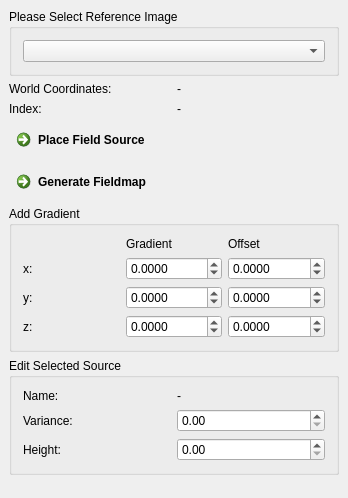
<?xml version="1.0" encoding="UTF-8"?>
<ui version="4.0">
 <class>QmitkFieldmapGeneratorViewControls</class>
 <widget class="QWidget" name="QmitkFieldmapGeneratorViewControls">
  <property name="geometry">
   <rect>
    <x>0</x>
    <y>0</y>
    <width>348</width>
    <height>498</height>
   </rect>
  </property>
  <property name="minimumSize">
   <size>
    <width>0</width>
    <height>0</height>
   </size>
  </property>
  <property name="windowTitle">
   <string>QmitkTemplate</string>
  </property>
  <layout class="QVBoxLayout" name="verticalLayout_2">
   <property name="spacing">
    <number>6</number>
   </property>
   <property name="margin">
    <number>9</number>
   </property>
   <item>
    <widget class="QGroupBox" name="m_InputData">
     <property name="title">
      <string>Please Select Reference Image</string>
     </property>
     <layout class="QGridLayout" name="gridLayout_3">
      <item row="0" column="0">
       <widget class="QmitkDataStorageComboBox" name="m_SelectedImageBox"/>
      </item>
     </layout>
    </widget>
   </item>
   <item>
    <widget class="QFrame" name="frame">
     <property name="frameShape">
      <enum>QFrame::NoFrame</enum>
     </property>
     <property name="frameShadow">
      <enum>QFrame::Raised</enum>
     </property>
     <layout class="QGridLayout" name="gridLayout">
      <property name="margin">
       <number>0</number>
      </property>
      <item row="0" column="0">
       <widget class="QLabel" name="label_2">
        <property name="text">
         <string>World Coordinates:</string>
        </property>
       </widget>
      </item>
      <item row="0" column="1">
       <widget class="QLabel" name="m_WorldPosLabel">
        <property name="text">
         <string>-</string>
        </property>
       </widget>
      </item>
      <item row="1" column="0">
       <widget class="QLabel" name="label_3">
        <property name="text">
         <string>Index:</string>
        </property>
       </widget>
      </item>
      <item row="1" column="1">
       <widget class="QLabel" name="m_IndexLabel">
        <property name="text">
         <string>-</string>
        </property>
       </widget>
      </item>
     </layout>
    </widget>
   </item>
   <item>
    <widget class="QCommandLinkButton" name="m_PlaceFieldSource">
     <property name="text">
      <string>Place Field Source</string>
     </property>
    </widget>
   </item>
   <item>
    <widget class="QCommandLinkButton" name="m_GenerateFieldmap">
     <property name="text">
      <string>Generate Fieldmap</string>
     </property>
    </widget>
   </item>
   <item>
    <widget class="QGroupBox" name="groupBox_2">
     <property name="title">
      <string>Add Gradient</string>
     </property>
     <layout class="QGridLayout" name="gridLayout_4">
      <item row="0" column="1">
       <widget class="QLabel" name="label_10">
        <property name="text">
         <string>Gradient</string>
        </property>
       </widget>
      </item>
      <item row="1" column="0">
       <widget class="QLabel" name="label_7">
        <property name="text">
         <string>x:</string>
        </property>
       </widget>
      </item>
      <item row="3" column="0">
       <widget class="QLabel" name="label_9">
        <property name="text">
         <string>z:</string>
        </property>
       </widget>
      </item>
      <item row="3" column="1">
       <widget class="QDoubleSpinBox" name="m_zGradientBox">
        <property name="decimals">
         <number>4</number>
        </property>
        <property name="minimum">
         <double>-1000.000000000000000</double>
        </property>
        <property name="maximum">
         <double>1000.000000000000000</double>
        </property>
       </widget>
      </item>
      <item row="1" column="1">
       <widget class="QDoubleSpinBox" name="m_xGradientBox">
        <property name="decimals">
         <number>4</number>
        </property>
        <property name="minimum">
         <double>-1000.000000000000000</double>
        </property>
        <property name="maximum">
         <double>1000.000000000000000</double>
        </property>
       </widget>
      </item>
      <item row="2" column="0">
       <widget class="QLabel" name="label_8">
        <property name="text">
         <string>y:</string>
        </property>
       </widget>
      </item>
      <item row="2" column="1">
       <widget class="QDoubleSpinBox" name="m_yGradientBox">
        <property name="decimals">
         <number>4</number>
        </property>
        <property name="minimum">
         <double>-1000.000000000000000</double>
        </property>
        <property name="maximum">
         <double>1000.000000000000000</double>
        </property>
       </widget>
      </item>
      <item row="0" column="2">
       <widget class="QLabel" name="label_11">
        <property name="text">
         <string>Offset</string>
        </property>
       </widget>
      </item>
      <item row="1" column="2">
       <widget class="QDoubleSpinBox" name="m_xOffsetBox">
        <property name="decimals">
         <number>4</number>
        </property>
        <property name="minimum">
         <double>-1000.000000000000000</double>
        </property>
        <property name="maximum">
         <double>1000.000000000000000</double>
        </property>
       </widget>
      </item>
      <item row="2" column="2">
       <widget class="QDoubleSpinBox" name="m_yOffsetBox">
        <property name="decimals">
         <number>4</number>
        </property>
        <property name="minimum">
         <double>-1000.000000000000000</double>
        </property>
        <property name="maximum">
         <double>1000.000000000000000</double>
        </property>
       </widget>
      </item>
      <item row="3" column="2">
       <widget class="QDoubleSpinBox" name="m_zOffsetBox">
        <property name="decimals">
         <number>4</number>
        </property>
        <property name="minimum">
         <double>-1000.000000000000000</double>
        </property>
        <property name="maximum">
         <double>1000.000000000000000</double>
        </property>
       </widget>
      </item>
     </layout>
    </widget>
   </item>
   <item>
    <widget class="QGroupBox" name="groupBox">
     <property name="title">
      <string>Edit Selected Source</string>
     </property>
     <layout class="QGridLayout" name="gridLayout_2">
      <item row="0" column="0">
       <widget class="QLabel" name="label_6">
        <property name="text">
         <string>Name:</string>
        </property>
       </widget>
      </item>
      <item row="2" column="0">
       <widget class="QLabel" name="label_5">
        <property name="text">
         <string>Height:</string>
        </property>
       </widget>
      </item>
      <item row="1" column="0">
       <widget class="QLabel" name="label_4">
        <property name="text">
         <string>Variance:</string>
        </property>
       </widget>
      </item>
      <item row="0" column="1">
       <widget class="QLabel" name="m_SourceNameLabel">
        <property name="text">
         <string>-</string>
        </property>
       </widget>
      </item>
      <item row="1" column="1">
       <widget class="QDoubleSpinBox" name="m_SourceVarianceBox">
        <property name="maximum">
         <double>999999.000000000000000</double>
        </property>
       </widget>
      </item>
      <item row="2" column="1">
       <widget class="QDoubleSpinBox" name="m_SourceHeightBox">
        <property name="maximum">
         <double>999999.000000000000000</double>
        </property>
       </widget>
      </item>
     </layout>
    </widget>
   </item>
   <item>
    <spacer name="spacer1">
     <property name="orientation">
      <enum>Qt::Vertical</enum>
     </property>
     <property name="sizeType">
      <enum>QSizePolicy::Expanding</enum>
     </property>
     <property name="sizeHint" stdset="0">
      <size>
       <width>20</width>
       <height>220</height>
      </size>
     </property>
    </spacer>
   </item>
  </layout>
 </widget>
 <layoutdefault spacing="6" margin="11"/>
 <customwidgets>
  <customwidget>
   <class>QmitkDataStorageComboBox</class>
   <extends>QComboBox</extends>
   <header location="global">QmitkDataStorageComboBox.h</header>
  </customwidget>
 </customwidgets>
 <resources/>
 <connections/>
</ui>
